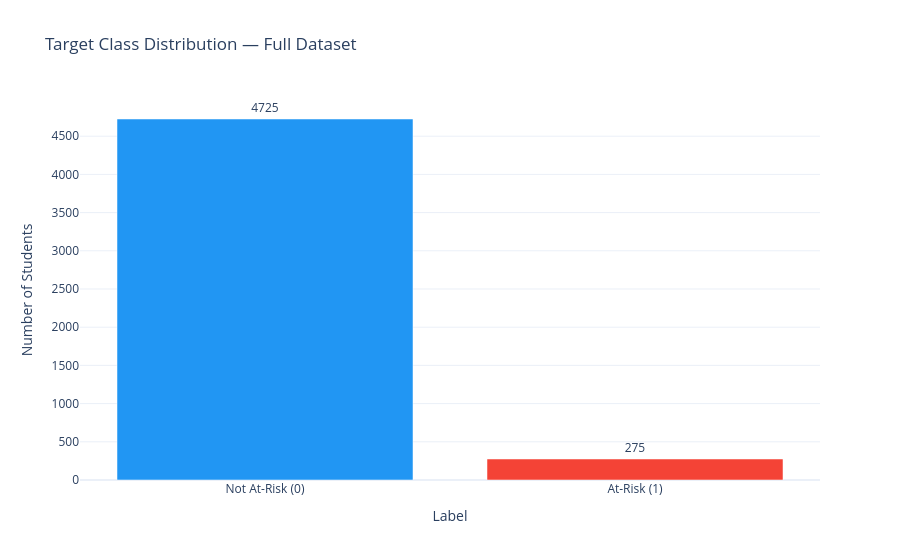

This figure's notebook cell:
### Markdown cell above
## Section 19 — Plotly Visualisations

### Code cell
# Target class distribution
target_dist = df["at_risk_next_assessment"].value_counts().reset_index()
target_dist.columns = ["Class", "Count"]
target_dist["Label"] = target_dist["Class"].map({0: "Not At-Risk (0)", 1: "At-Risk (1)"})

fig_dist = px.bar(
    target_dist, x="Label", y="Count",
    text="Count", color="Label",
    title="Target Class Distribution — Full Dataset",
    labels={"Count": "Number of Students"},
    color_discrete_map={"Not At-Risk (0)": "#2196F3", "At-Risk (1)": "#F44336"},
)
fig_dist.update_traces(textposition="outside")
fig_dist.update_layout(template="plotly_white", showlegend=False)
fig_dist.show()
fig_dist.write_json(str(figures_dir / "class_distribution.json"))
print("Saved: class_distribution.json")

### Figure 1 — Plotly figure (JSON) as saved in the notebook; plotly's stock layout.template omitted (floating-point values rounded to 4 significant figures)
{"data": [{"alignmentgroup": "True", "hovertemplate": "Label=%{x}<br>Number of Students=%{text}<extra></extra>", "legendgroup": "Not At-Risk (0)", "marker": {"color": "#2196F3", "pattern": {"shape": ""}}, "name": "Not At-Risk (0)", "offsetgroup": "Not At-Risk (0)", "orientation": "v", "showlegend": true, "text": [4725], "textposition": "outside", "type": "bar", "x": ["Not At-Risk (0)"], "xaxis": "x", "y": [4725], "yaxis": "y"}, {"alignmentgroup": "True", "hovertemplate": "Label=%{x}<br>Number of Students=%{text}<extra></extra>", "legendgroup": "At-Risk (1)", "marker": {"color": "#F44336", "pattern": {"shape": ""}}, "name": "At-Risk (1)", "offsetgroup": "At-Risk (1)", "orientation": "v", "showlegend": true, "text": [275], "textposition": "outside", "type": "bar", "x": ["At-Risk (1)"], "xaxis": "x", "y": [275], "yaxis": "y"}], "layout": {"barmode": "relative", "legend": {"title": {"text": "Label"}, "tracegroupgap": 0}, "showlegend": false, "title": {"text": "Target Class Distribution — Full Dataset"}, "xaxis": {"anchor": "y", "categoryarray": ["Not At-Risk (0)", "At-Risk (1)"], "categoryorder": "array", "domain": [0, 1], "title": {"text": "Label"}}, "yaxis": {"anchor": "x", "domain": [0, 1], "title": {"text": "Number of Students"}}}}
